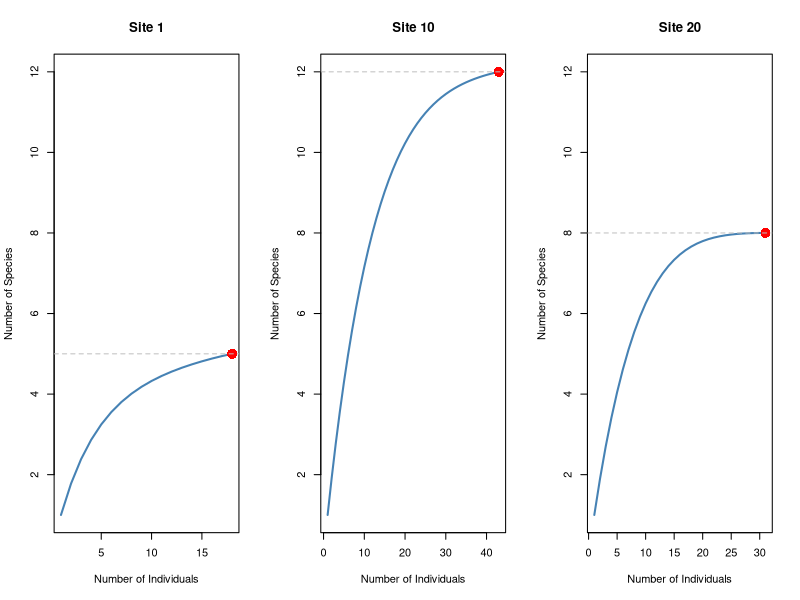
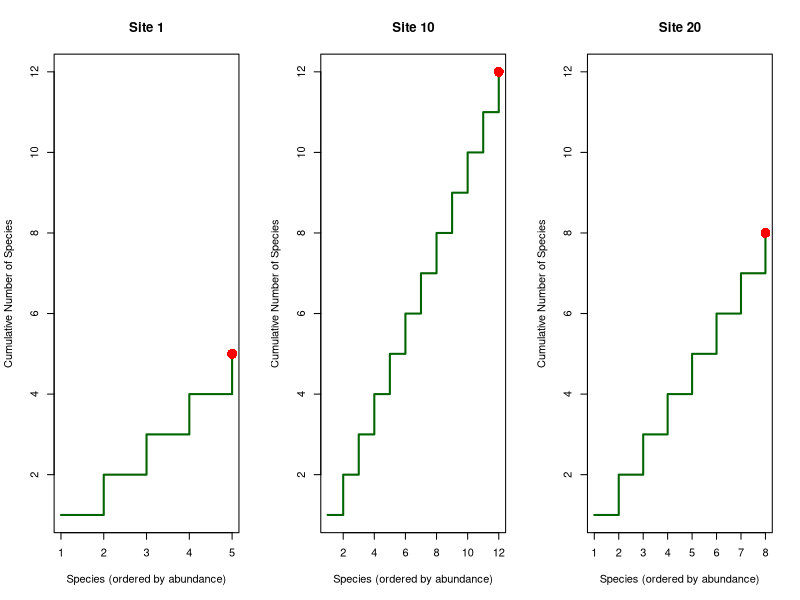
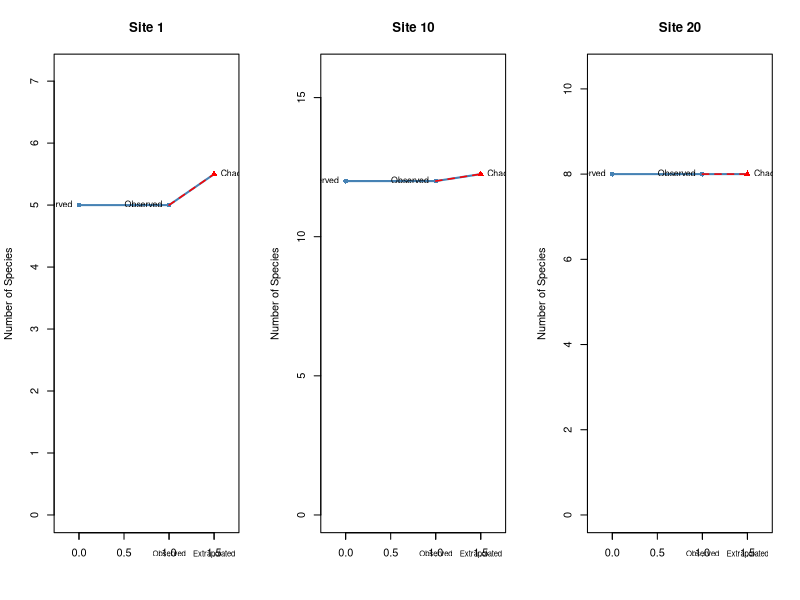
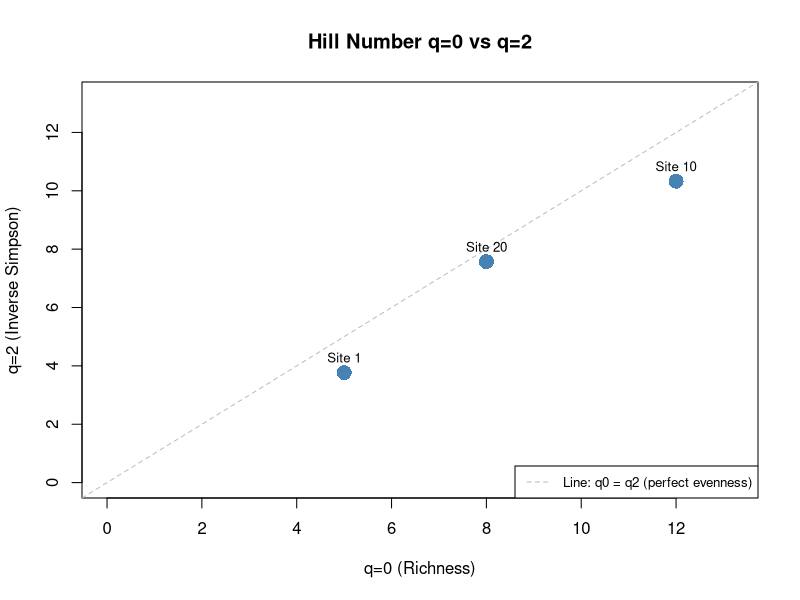

Write R code to recreate these figures, in order.
## ---- chunk 1
library(vegan)
data(dune)

# Calculate Hill numbers for each site
# q = 0: Species richness (number of species)
hill_q0 <- specnumber(dune)

# q = 1: Exponential of Shannon entropy (exp(H))
# Related to Shannon index but easier to interpret
shannon <- diversity(dune, index = "shannon")
hill_q1 <- exp(shannon)

# q = 2: Inverse Simpson index (1/lambda)
# Related to Simpson index
hill_q2 <- diversity(dune, index = "invsimpson")

# Combine into a table
hill_numbers <- data.frame(
  Site = rownames(dune),
  q0_Richness = hill_q0,
  q1_Shannon = round(hill_q1, 2),
  q2_Simpson = round(hill_q2, 2)
)

head(hill_numbers)
## ---- chunk 2
# For a specific site, compare the three Hill numbers
site_1 <- hill_numbers[1, ]
cat("Site 1 Hill Numbers:\n")
cat("q=0 (Richness):", site_1$q0_Richness, "- actual number of species\n")
cat("q=1 (Shannon):", site_1$q1_Shannon, "- effective number of equally-common species\n")
cat("q=2 (Simpson):", site_1$q2_Simpson, "- effective number weighted by dominants\n")
cat("\nRatio q0/q2:", round(site_1$q0_Richness / site_1$q2_Simpson, 2), 
    "- higher = more even distribution\n")
## ---- chunk 3
# Select sites with different richness and evenness patterns
site_indices <- c(1, 10, 20)  # Low, medium, high richness
representative_sites <- dune[site_indices, ]

# Extract their Hill numbers
rep_hills <- hill_numbers[site_indices, ]
rep_hills
## ---- chunk 4
# Create rarefaction curves for the three sites
par(mfrow = c(1, 3))

for(i in seq_along(site_indices)) {
  site_data <- representative_sites[i, ]
  
  # Rarefaction curve (interpolation)
  rare <- rarefy(site_data, sample = 1:sum(site_data))
  
  plot(1:sum(site_data), rare,
       type = "l", lwd = 2, col = "steelblue",
       main = paste("Site", site_indices[i]),
       xlab = "Number of Individuals",
       ylab = "Number of Species",
       ylim = c(1, max(rep_hills$q0_Richness)))
  
  # Add a point at the observed richness
  points(sum(site_data), rep_hills$q0_Richness[i], 
         pch = 16, col = "red", cex = 2)
  
  # Add reference line
  abline(h = rep_hills$q0_Richness[i], lty = 2, col = "gray")
}

par(mfrow = c(1, 1))
## ---- chunk 5
# Accumulation curves for the three representative sites
par(mfrow = c(1, 3))

for(i in seq_along(site_indices)) {
  site_data <- representative_sites[i, ]
  
  # Get non-zero species (those actually present)
  sp_present <- site_data[site_data > 0]
  
  # Create a simple accumulation by adding species one at a time
  n_species <- length(sp_present)
  accumulated <- cumsum(rep(1, n_species))
  
  plot(1:n_species, accumulated,
       type = "s", lwd = 2, col = "darkgreen",
       main = paste("Site", site_indices[i]),
       xlab = "Species (ordered by abundance)",
       ylab = "Cumulative Number of Species",
       ylim = c(1, max(rep_hills$q0_Richness)))
  
  # Add final richness point
  points(n_species, rep_hills$q0_Richness[i],
         pch = 16, col = "red", cex = 2)
}

par(mfrow = c(1, 1))
## ---- chunk 6
# Estimate species richness using Chao2 estimator
# (This estimates the true richness if sampling was complete)

par(mfrow = c(1, 3))

for(i in seq_along(site_indices)) {
  site_data <- representative_sites[i, ]
  
  # Calculate Chao2 estimate
  # Requires presence/absence data
  site_pa <- ifelse(site_data > 0, 1, 0)
  
  # Chao2 formula: S_obs + (f1^2 / (2*f2))
  # where f1 = number of singletons, f2 = number of doubletons
  observed_richness <- sum(site_pa)
  
  # Get abundance classes
  f1 <- sum(site_data == 1)  # Singletons (appear once)
  f2 <- sum(site_data == 2)  # Doubletons (appear twice)
  
  # Chao2 estimator
  if(f2 > 0) {
    chao2 <- observed_richness + (f1^2) / (2 * f2)
  } else {
    chao2 <- observed_richness + (f1 * (f1 - 1)) / (2 * (f2 + 1))
  }
  
  # Plot observed vs estimated richness
  x_vals <- c(0, 1, 1.5)
  y_vals <- c(observed_richness, observed_richness, chao2)
  
  plot(x_vals, y_vals, type = "o", lwd = 2, pch = c(16, 16, 17),
       col = c("steelblue", "steelblue", "red"),
       main = paste("Site", site_indices[i]),
       xlab = "",
       ylab = "Number of Species",
       ylim = c(0, chao2 * 1.3),
       xlim = c(-0.2, 1.7))
  
  # Add segments for extrapolation
  segments(1, observed_richness, 1.5, chao2, 
           lty = 2, col = "red", lwd = 1.5)
  
  # Labels
  text(x_vals, y_vals, 
       labels = c("Observed", "Observed", paste("Chao2:", round(chao2, 1))),
       pos = c(2, 2, 4), cex = 0.8)
  
  axis(1, at = c(0, 1, 1.5), 
       labels = c("", "Observed", "Extrapolated"), cex.axis = 0.7)
}

par(mfrow = c(1, 1))
## ---- chunk 7
# Visualize the relationship between Hill numbers
plot(rep_hills$q0_Richness, rep_hills$q2_Simpson,
     pch = 16, col = "steelblue", cex = 2,
     main = "Hill Number q=0 vs q=2",
     xlab = "q=0 (Richness)",
     ylab = "q=2 (Inverse Simpson)",
     xlim = c(0, max(rep_hills$q0_Richness) * 1.1),
     ylim = c(0, max(rep_hills$q0_Richness) * 1.1))

# Add diagonal line (perfect evenness: q2 = q0)
abline(0, 1, lty = 2, col = "gray", lwd = 1)

# Add labels
text(rep_hills$q0_Richness, rep_hills$q2_Simpson,
     labels = paste("Site", site_indices),
     pos = 3, cex = 0.8)

# Add legend
legend("bottomright", legend = "Line: q0 = q2 (perfect evenness)",
       lty = 2, col = "gray", cex = 0.8)
## ---- chunk 8
# Create a comprehensive summary
summary_table <- data.frame(
  Site = paste("Site", site_indices),
  Richness_q0 = rep_hills$q0_Richness,
  Shannon_q1 = rep_hills$q1_Shannon,
  Simpson_q2 = rep_hills$q2_Simpson,
  Evenness = round(rep_hills$q2_Simpson / rep_hills$q0_Richness, 3)
)

print(summary_table)

cat("\nInterpretation:\n")
cat("- q=0 increases with richness only\n")
cat("- q=1 balances richness and evenness\n")
cat("- q=2 is dominated by most abundant species\n")
cat("- Evenness = q2/q0: higher = more even distribution\n")
